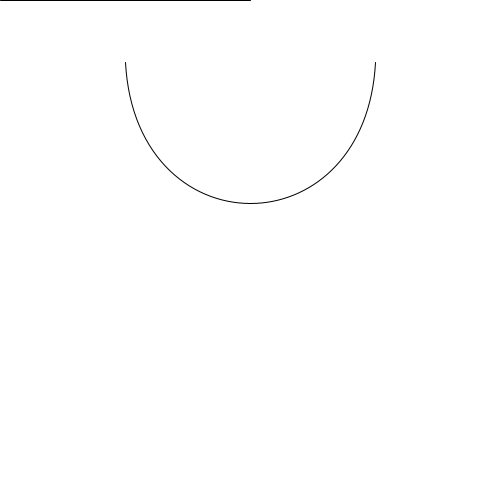
Frame 1 (no input)
Frame 60 (the mouse pressed at the canvas centre just before this capture): identical to frame 1, image omitted
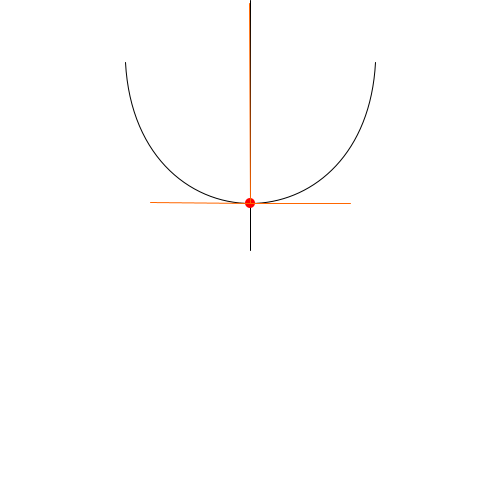
Frame 120 (the mouse held since frame 60 and released just before this capture)

The Processing sketch that drew these frames (run headless with seeded random() and noise(); from frame 60 on, the mouse is pressed at the canvas centre):

// Processing sketch: Bezier_Curve_and_Line_Intersection
// ── Bezier_Curve_and_Line_Intersection.pde
/*this code is heavily based on code posted on https://www.particleincell.com/2013/cubic-line-intersection/ , please chech it for for explanation
also check: 
https://www.youtube.com/watch?v=TeXajQ62yZ8 
https://www.youtube.com/watch?v=pnYccz1Ha34
https://www.youtube.com/watch?v=2HvH9cmHbG4&t=1307s
for a better understanding 
*/


int x1, x2; // xs of the endpoints 
int y1, y2; // ys of the end point 
float c1x, c1y, c2x, c2y; //coordinates of the control points 
PVector l1, l2; // end-points of the line 
PVector[] bp; // cubic bezier's four points 
double t; // t value of the bezier curve between (0 - 1)

void setup() {

  size(500, 500);


  //setting up the bezier's points' positions 
  x1 = width / 4;
  y1  = height / 8;

  x2 = width - (width / 4);
  y2  = height / 8;

  c1x = x1 + 10;
  c1y= height/2;

  c2x = x2 - 10;
  c2y = height/2;

  l1 = new PVector (width/2, 0);
  
  bp = new PVector[4]; // stores the four points as vectors 
}



void draw() {


  background(255);
  noFill();
  stroke(0);
  strokeWeight(1);
  bezier(x1, y1, c1x, c1y, c2x, c2y, x2, y2); //drawing the bzier curve 



  bp[0] = new PVector(x1, y1);
  bp[1] = new PVector(c1x, c1y);
  bp[2] = new PVector(c2x, c2y);
  bp[3] = new PVector(x2, y2);


  l2 = new PVector (mouseX, mouseY);// line's end-point is at mouse's position 

  strokeWeight(1);
  line(l1.x, l1.y, l2.x, l2.y);

  computeIntersections(bp, l1, l2);
}





/*computes intersection between a cubic spline and a line segment*/
void computeIntersections(PVector[] p, PVector l1, PVector l2) // takes the 4 points of the bezier curve plus the the two endpoints of the line 
{
  float[] X = new float[2]; // this will store the coordinates of the intersection point 

  float A = l2.y - l1.y;      //A=y2-y1
  float B = l1.x - l2.x;      //B=x1-x2
  float C = l1.x * (l1.y - l2.y) + l1.y * (l2.x - l1.x);//C=x1*(y1-y2)+y1*(x2-x1)

  float [] bx = bezierCoeffs(p[0].x, p[1].x, p[2].x, p[3].x);
  float [] by = bezierCoeffs(p[0].y, p[1].y, p[2].y, p[3].y);

  float[] P = new float[4];
  P[0] = A*bx[0]+B*by[0];    /*t^3*/
  P[1] = A*bx[1]+B*by[1];    /*t^2*/
  P[2] = A*bx[2]+B*by[2];    /*t*/
  P[3] = A*bx[3]+B*by[3] + C;  /*1*/

  float[] r = cubicRoots(P);

  /*verify the roots are in bounds of the linear segment*/
  for (int i = 0; i < 3; i++)
  {
    t = r[i];


    X[0] = (float)(bx[0]*t*t*t+bx[1]*t*t+bx[2]*t+bx[3]);
    X[1] = (float)(by[0]*t*t*t+by[1]*t*t+by[2]*t+by[3]);            

    /*above is intersection point assuming infinitely long line segment,
     make sure we are also in bounds of the line*/
    float s;
    if ((l2.x - l1.x)!=0) {          /*if not vertical line*/
      s = (X[0] - l1.x)/(l2.x - l1.x);
    } else {
      s = (X[1] - l1.y)/(l2.y - l1.y);
    }

    /*in bounds?*/
    if (t<0 || t>1.0 || s<0 || s>1.0)
    {
      X[0]=-100;  /*move off screen*/
      X[1]=-100;
    }


    if (X[0] != -100 && X[1] != -100) {
      fill(255, 0, 0);
      noStroke();
      ellipse((float)X[0], (float)X[1], 10, 10); // drawing an ellipse at the intersection point 
    }





    if (t!= -1) {
      
      // get the coordinates at a specific t value across the curve 
      float x = bezierPoint(x1, c1x, c2x, x2, (float)t);
      float y = bezierPoint(y1, c1y, c2y, y2, (float)t);

     // get the tangent point at a specific t value across the curve 
      float tx = bezierTangent(x1, c1x, c2x, x2, (float)t);
      float ty = bezierTangent(y1, c1y, c2y, y2, (float)t);


      float a = atan2(ty, tx); // get the angle of the tangent line 
      a += PI;
      stroke(255, 102, 0);
      //draw two lines going in opposite directions from the intersection point 
      line(x, y, cos(a)*100 + x, sin(a)*100 + y);
      line(x, y, cos(a)*-100 + x, sin(a)*-100 + y);

      // get the angle of the normal line and draw it 
      float b = atan2(ty, tx);
      b -= HALF_PI;
      line(x, y, cos(b)*200 + x, sin(b)*200 + y);

      
      PVector v1 = new PVector(x - (cos(b)*200 + x), y - (sin(b)*200 + y));//convert the coordinates of normal line into vector form 
      PVector v2 = new PVector(l2.x - l1.x, l2.y - l1.y); //convert the coordinates of intersecting line into vector form 


      float angle = angle(v1, v2); //calculate the angle between the normal line and intersection line 
      float anglef = degrees(angle);
      if (anglef < 180) {
        println((anglef));
      } else {
        println(-1 * (360 - anglef));
      }
    }
  }
}





float[] bezierCoeffs(float P0, float P1, float P2, float P3)
{
  float[] Z = new float[4];
  Z[0] = -P0 + 3*P1 + -3*P2 + P3; 
  Z[1] = 3*P0 - 6*P1 + 3*P2;
  Z[2] = -3*P0 + 3*P1;
  Z[3] = P0;
  return Z;
}



float[] cubicRoots(float[] P)
{
  float a = P[0];
  float b = P[1];
  float c = P[2];
  float d = P[3];

  float A = b / a;
  float B = c / a;
  float C = d / a;

  float Q, R, D, S, T, Im;

  Q = (float)((3*B - Math.pow(A, 2))/9);
  R = (float)((9*A*B - 27*C - 2*Math.pow(A, 3))/54);
  D = (float)(Math.pow(Q, 3) + Math.pow(R, 2));    // polynomial discriminant

  float[] t = new float[3];

  if (D >= 0)                                 // complex or duplicate roots
  {
    S = sgn((R + Math.sqrt(D))*Math.pow(Math.abs(R + Math.sqrt(D)), (1/3)));
    T = sgn((R - Math.sqrt(D))*Math.pow(Math.abs(R - Math.sqrt(D)), (1/3)));

    t[0] = -A/3 + (S + T);                    // real root
    t[1] = -A/3 - (S + T)/2;                  // real part of complex root
    t[2] = -A/3 - (S + T)/2;                  // real part of complex root
    Im = (float)(Math.abs(Math.sqrt(3)*(S - T)/2));    // complex part of root pair   

    /*discard complex roots*/
    if (Im!=0)
    {
      t[1]=-1;
      t[2]=-1;
    }
  } else                                          // distinct real roots
  {
    float th = (float)(Math.acos(R/Math.sqrt(-Math.pow(Q, 3))));

    t[0] = (float)(2*Math.sqrt(-Q)*Math.cos(th/3) - A/3);
    t[1] = (float)(2*Math.sqrt(-Q)*Math.cos((th + 2*Math.PI)/3) - A/3);
    t[2] = (float)(2*Math.sqrt(-Q)*Math.cos((th + 4*Math.PI)/3) - A/3);
    Im = 0.0;
  }

  /*discard out of spec roots*/
  for (int i = 0; i < 3; i++) 
    if (t[i]<0 || t[i]>1.0) t[i]=-1;

  /*sort but place -1 at the end*/
  t = sortSpecial(t);

  //console.log(t[0]+" "+t[1]+" "+t[2]);
  return t;
}




int sgn( double x )
{
  if (x < 0.0) { 
    return -1;
  } else {
    return 1;
  }
}




float [] sortSpecial(float [] a)
{
  boolean flip;
  float temp;

  do {
    flip = false;
    for (int i = 0; i < a.length - 1; i++)
    {
      if ((a[i+1]>=0 && a[i]>a[i+1]) ||
        (a[i]<0 && a[i+1]>=0))
      {
        flip = true;
        temp = a[i];
        a[i] = a[i+1];
        a[i+1] = temp;
      }
    }
  } while (flip);
  return a;
}





float angle(PVector v1, PVector v2) {
  float a = atan2(v2.y, v2.x) - atan2(v1.y, v1.x);
  if (a < 0) a += TWO_PI;
  return a;
}
